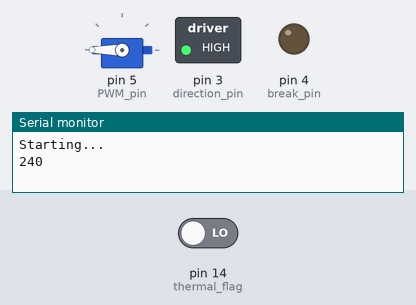
Bench run of a sketch on a simulated Arduino Uno, built with avr-gcc and run on an emulated ATmega328P. On the bench: servo, switched loads named in the sketch (green lamp = pin HIGH), output pins drawn as LEDs (lit = HIGH), the last lines printed to the serial monitor. The test bench sets the inputs (shaded band); at power-on: pin 14 (thermal_flag) LOW.

Above: at 0.1 s.
At 32.1 s:
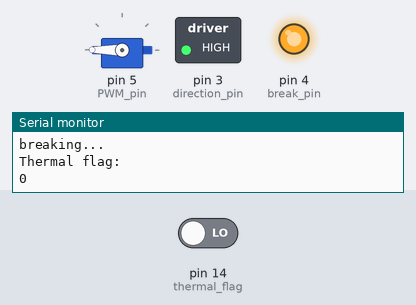
At 48.1 s:
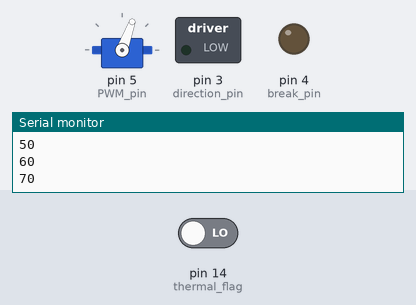
At 64.1 s:
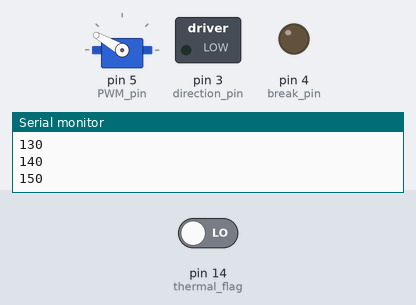
At 86.1 s:
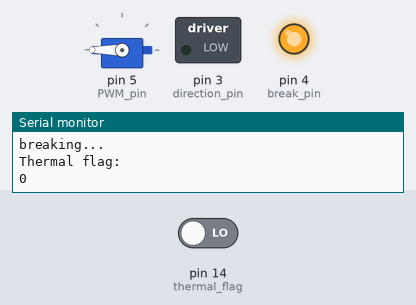
At 128.1 s:
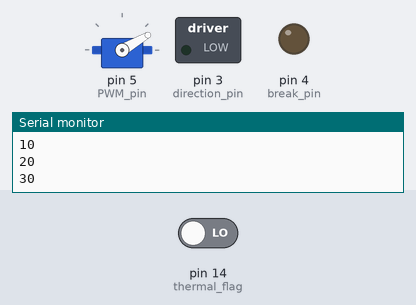
Timing chart, 0 to 129.6 s (numbered marks = the images above):
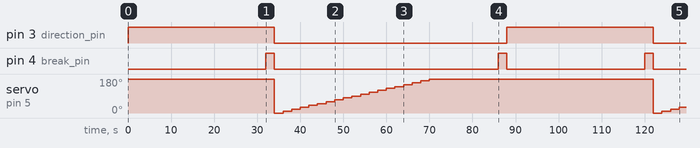

Measured:
- by itself, pin 3 (direction_pin): alternates HIGH for 34.0 s and LOW for 54.0 s
- by itself, pin 4 (break_pin): goes HIGH 2.0 s, LOW 52.0 s, HIGH 2.0 s, LOW 32.0 s, HIGH 2.0 s, then LOW
- by itself, servo on pin 5 (PWM_pin): ramps from 0° to 180° and jumps back, once every 88.0 s

The sketch:

MotorController_LMD18201_PWM.ino
```cpp
#include <Servo.h>

Servo pwm;

#define PWM_pin 5
#define direction_pin 3
#define break_pin 4
#define thermal_flag 14


void setup(){
  Serial.begin(9600);
  pwm.attach(PWM_pin);
  pinMode(direction_pin, OUTPUT);
  pinMode(break_pin, OUTPUT);
  pinMode(thermal_flag, INPUT);
  Serial.println("Starting...");
  digitalWrite(break_pin, LOW);
}

void loop(){
  digitalWrite(direction_pin, HIGH);
  for(int val = 240; val <256; val += 1){
    pwm.write(val);
//    int V_sense_val = analogRead(A1);
//    float V_sense = V_sense_val * (5.0 / 1023.0);
    Serial.println(val);
//    Serial.print("\t");
//    Serial.println(V_sense);
    delay(2000);
  }
  Serial.println("breaking...");
  digitalWrite(break_pin, HIGH);
  Serial.println("Thermal flag: ");
  Serial.println(digitalRead(thermal_flag));
  delay(2000);
  digitalWrite(break_pin, LOW);
  digitalWrite(direction_pin, LOW);
  for(int val = 0; val <256; val += 10){
    pwm.write(val);
//    int V_sense_val = analogRead(A1);
//    float V_sense = V_sense_val * (5.0 / 1023.0);
    Serial.println(val);
//    Serial.print("\t");
//    Serial.println(V_sense);
    delay(2000);
  }
  Serial.println("breaking...");
  digitalWrite(break_pin, HIGH);
  Serial.println("Thermal flag: ");
  Serial.println(digitalRead(thermal_flag));
  delay(2000);
  digitalWrite(break_pin, LOW);
}
```
